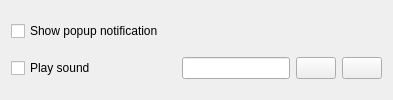
            <widget class="QWidget" name="newUrgentNotificationPage">
             <layout class="QGridLayout" name="gridLayout_39">
              <item row="0" column="0" colspan="2">
               <widget class="QCheckBox" name="cfg_urgentNotificationPopup">
                <property name="text">
                 <string>Show popup notification</string>
                </property>
               </widget>
              </item>
              <item row="1" column="1">
               <spacer name="horizontalSpacer_31">
                <property name="orientation">
                 <enum>Qt::Horizontal</enum>
                </property>
                <property name="sizeType">
                 <enum>QSizePolicy::Minimum</enum>
                </property>
                <property name="sizeHint" stdset="0">
                 <size>
                  <width>74</width>
                  <height>20</height>
                 </size>
                </property>
               </spacer>
              </item>
              <item row="1" column="0">
               <widget class="QCheckBox" name="cfg_urgentNotificationSound">
                <property name="text">
                 <string>Play sound</string>
                </property>
               </widget>
              </item>
              <item row="1" column="2">
               <layout class="QHBoxLayout" name="horizontalLayout_30">
                <item>
                 <widget class="QLineEdit" name="cfg_urgentNotificationSoundFile">
                  <property name="readOnly">
                   <bool>true</bool>
                  </property>
                 </widget>
                </item>
                <item>
                 <widget class="QPushButton" name="urgentNotificationPlayButton">
                  <property name="text">
                   <string/>
                  </property>
                  <property name="icon">
                   <iconset resource="../kueue.qrc">
                    <normaloff>:/icons/menus/play.png</normaloff>:/icons/menus/play.png</iconset>
                  </property>
                 </widget>
                </item>
                <item>
                 <widget class="QPushButton" name="urgentNotificationSoundButton">
                  <property name="text">
                   <string/>
                  </property>
                  <property name="icon">
                   <iconset resource="../kueue.qrc">
                    <normaloff>:/icons/menus/folder.png</normaloff>:/icons/menus/folder.png</iconset>
                  </property>
                 </widget>
                </item>
               </layout>
              </item>
             </layout>
            </widget>
